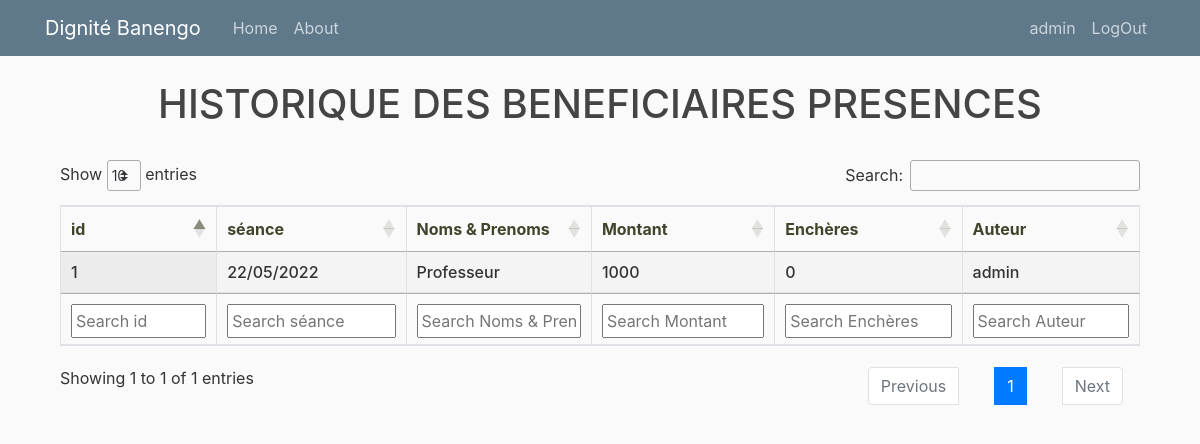
Page /beneficiairepresencehistory/ (signed in) on the committed database.
### tontine/models.py (models this page shows, shortened)
class BeneficiairePresence(models.Model):
    seance = models.ForeignKey(Seance, on_delete=models.CASCADE)
    membre = models.ForeignKey(Membre, on_delete=models.CASCADE)
    montant = models.PositiveIntegerField()
    enchere = models.PositiveIntegerField(default=0)
    author= models.ForeignKey(User, on_delete=models.SET_NULL, blank=True, null=True)
    created = models.DateTimeField(auto_now_add=True)
    updated = models.DateTimeField(auto_now=True)

class Seance(models.Model):
    date_seance = models.DateField(unique=True)
    president_jour = models.ForeignKey(Membre, on_delete=models.SET_NULL, blank=True, null=True)
    exercice_tontine = models.ForeignKey(ExerciceTontine, on_delete=models.CASCADE)
    exercice_presence = models.ForeignKey(ExercicePresence, on_delete=models.CASCADE)
    closed = models.BooleanField(default=False)
    total_presence = models.IntegerField(default=0)
    total_sport = models.IntegerField(default=0)
    total_tontine = models.IntegerField(default=0)
    total_encais = models.IntegerField(default=0)
    nbechec_sport= models.IntegerField(default=0)
    nbechec_presence= models.IntegerField(default=0)
    nbechec_cotisation= models.IntegerField(default=0)
    mtechec_sport= models.IntegerField(default=0)
    mtechec_presence= models.IntegerField(default=0)
    mtechec_cotisation= models.IntegerField(default=0)
    created = models.DateTimeField(auto_now_add=True)
    updated = models.DateTimeField(auto_now=True)
    author= models.ForeignKey(User, on_delete=models.SET_NULL, blank=True, null=True)

class Membre(models.Model):
    user = models.OneToOneField(User, on_delete=models.CASCADE)
    nom = models.CharField(max_length=100, unique=True)
    matricule = models.CharField(max_length=8, unique=True)
    telephone = models.CharField(max_length=10, blank=True, null=True)
    qualite = models.CharField(max_length=100, blank=True, null=True)
    profession = models.CharField(max_length=100, blank=True, null=True)
    sexe = models.CharField(choices=SEXE_CHOICES, max_length=1)
    date_naissance = models.DateField(blank=True, null=True)
    date_adhesion = models.DateField()
    created = models.DateTimeField(auto_now_add=True)
    updated = models.DateTimeField(auto_now=True)
    cotisation = models.ForeignKey(MontantCotisation, on_delete=models.CASCADE)
    presence = models.ForeignKey(MontantPresence, on_delete=models.CASCADE)
    sport = models.ForeignKey(MontantSport, on_delete=models.CASCADE)
    bank = models.ForeignKey(MontantBank, on_delete=models.SET_NULL, blank=True, null=True)
    bank_bool = models.BooleanField(default=False)
    cotisation_bool = models.BooleanField(default=False)
    presence_bool = models.BooleanField(default=True)
    total_impaye = models.IntegerField(default=0)
    total_seance = models.IntegerField(default=0)
    total_consigne = models.IntegerField(default=0)
    reserve = models.IntegerField(default=0)

### tontine/views.py (the view)
# urls.py: path('beneficiairepresencehistory/', views.beneficiairepresencehistory, name='beneficiairepresencehistory'),
@login_required
def beneficiairepresencehistory(request):
	if request.user.is_staff:
		bch = BeneficiairePresence.objects.filter(seance__exercice_presence__is_active=True)
	else:
		try:
			m=request.user.membre
			bch=BeneficiairePresence.objects.filter(membre=m, seance__exercice_presence__is_active=True)
		except Exception as e:
			bch=[]
	context = {'bch': bch}
	return render(request, "tontine/beneficiairepresencehistory.html", context)

### tontine/templates/tontine/beneficiairepresencehistory.html (shortened to what this page needs)
{% extends "tontine/base2.html" %}
{% load crispy_forms_tags %}
{% block content %}
<h1 style="text-align: center;">HISTORIQUE DES BENEFICIAIRES PRESENCES </h1>
<br>
<div class="container">
    <table id="example" class="stripe row-border order-column table-bordered" style="width:100%">
    <thead>
        <tr>
            <th>id</th>
            <th>séance</th>
            <th>Noms & Prenoms</th>
            <th>Montant</th>
            <th>Enchères</th>
            <th>Auteur </th>
        </tr>
    </thead>
    <tbody>
        {% for data in bch %}
            <tr>
                <td>{{data.id}}</td>
                <td>{{data.seance.date_seance|date:"d/m/Y"}}</td>
                <td>{{data.membre.nom}}</td>
                <td>{{data.montant}}</td>
                <td>{{data.enchere}}</td>
                <td>{{data.author}} </td>
            </tr>
        {% endfor %}
    </tbody>
    <tfoot>
        <tr>
            <th>id</th>
            <th>séance</th>
            <th>Noms & Prenoms</th>
            <th>Montant</th>
            <th>Enchères</th>
            <th>Auteur </th>
        </tr>
    </tfoot>
</table>
</div>
{% endblock %}

### tontine/templates/tontine/base2.html (shortened to what this page needs)
{% load static %}
<!DOCTYPE html>
<html>
<head>
    <link rel="stylesheet" href="https://maxcdn.bootstrapcdn.com/bootstrap/4.0.0/css/bootstrap.min.css">
    <link rel="stylesheet" type="text/css" href="https://cdnjs.cloudflare.com/ajax/libs/twitter-bootstrap/4.5.2/css/bootstrap.css">
    <link rel="stylesheet" type="text/css" href="https://cdn.datatables.net/1.12.1/css/dataTables.bootstrap4.min.css">
    <link rel="stylesheet" type="text/css" href="https://cdn.datatables.net/1.12.1/css/jquery.dataTables.min.css">
    <link rel="stylesheet" type="text/css" href="https://cdn.datatables.net/buttons/2.2.3/css/buttons.dataTables.min.css">
    <link rel="stylesheet" type="text/css" href="{% static 'css/main.css' %}">
</head>
<body>
  <header class="site-header">
    <nav class="navbar navbar-expand-md navbar-dark bg-steel fixed-top">
      <div class="container">
        <a class="navbar-brand mr-4" href="{% url 'home' %}">Dignité Banengo</a>
        <div class="collapse navbar-collapse" id="navbarToggle">
          <div class="navbar-nav mr-auto">
            <a class="nav-item nav-link" href="{% url 'home' %}">Home</a>
            <a class="nav-item nav-link" href="{% url 'about' %}">About</a>
          </div>
          <div class="navbar-nav">
            {% if user.is_authenticated %}
        <a class="nav-item nav-link" href="{% url 'profile' %}">{{ request.user.username }}</a>
        <a class="nav-item nav-link" href="{% url 'logout' %}">LogOut</a>
        {% else %}
        <a class="nav-item nav-link" href="{% url 'login' %}">Login</a>
        <a class="nav-item nav-link" href="{% url 'inscription' %}">Register</a>
        {% endif %}
          </div>
        </div>
      </div>
    </nav>
  </header>
  <main role="main" class="container">
    <div class="row">
      <div class="col-md-12">
        {% block content %}{% endblock %}
      </div>
    </div>
  </main>
</body>
</html>

### static/css/main.css (style rules this page uses)
body { background: #fafafa; color: #333333; margin-top: 5rem; }
h1, h2, h3, h4, h5, h6 { color: #444444; }
.bg-steel { background-color: #5f788a; }
.site-header .navbar-nav .nav-link { color: #cbd5db; }

### tontine/templates/tontine/beneficiairepresencehistory.html (style rules this page uses)
th { color: #3f452b; font-weight: bold; }
td { font-weight: 490; }

### rows in the picture
BeneficiairePresence: id "1", seance.date_seance "22/05/2022", membre.nom "Professeur", montant "1000", enchere "0", author "admin"

### other values in the picture
{{ request.user.username }} "admin"
